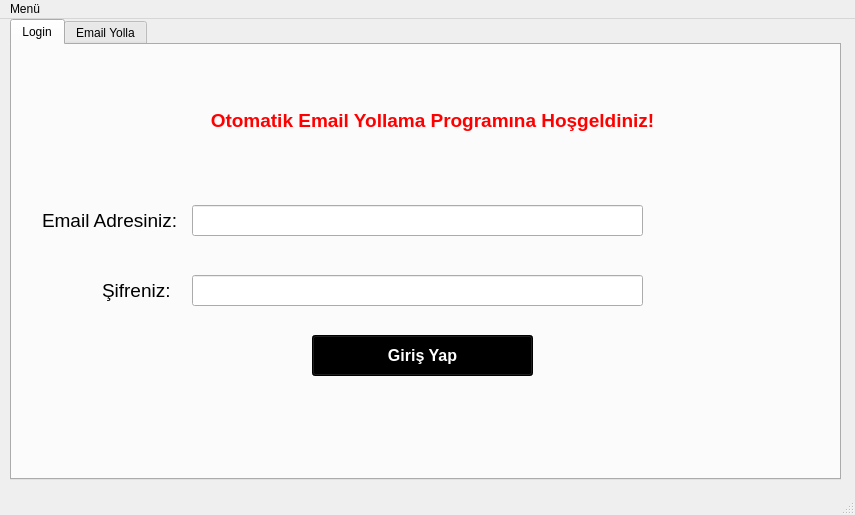
<?xml version="1.0" encoding="UTF-8"?>
<ui version="4.0">
 <class>MainWindow</class>
 <widget class="QMainWindow" name="MainWindow">
  <property name="geometry">
   <rect>
    <x>0</x>
    <y>0</y>
    <width>855</width>
    <height>515</height>
   </rect>
  </property>
  <property name="minimumSize">
   <size>
    <width>855</width>
    <height>515</height>
   </size>
  </property>
  <property name="maximumSize">
   <size>
    <width>855</width>
    <height>515</height>
   </size>
  </property>
  <property name="windowTitle">
   <string>MainWindow</string>
  </property>
  <widget class="QWidget" name="centralwidget">
   <widget class="QTabWidget" name="tabWidget">
    <property name="geometry">
     <rect>
      <x>10</x>
      <y>0</y>
      <width>831</width>
      <height>461</height>
     </rect>
    </property>
    <property name="minimumSize">
     <size>
      <width>0</width>
      <height>0</height>
     </size>
    </property>
    <property name="maximumSize">
     <size>
      <width>16777215</width>
      <height>16777215</height>
     </size>
    </property>
    <property name="currentIndex">
     <number>0</number>
    </property>
    <widget class="QWidget" name="tabLogin">
     <attribute name="title">
      <string>Login</string>
     </attribute>
     <widget class="QLabel" name="label">
      <property name="geometry">
       <rect>
        <x>30</x>
        <y>160</y>
        <width>141</width>
        <height>31</height>
       </rect>
      </property>
      <property name="font">
       <font>
        <pointsize>14</pointsize>
        <weight>50</weight>
        <bold>false</bold>
       </font>
      </property>
      <property name="text">
       <string>Email Adresiniz:</string>
      </property>
     </widget>
     <widget class="QLabel" name="label_2">
      <property name="geometry">
       <rect>
        <x>90</x>
        <y>230</y>
        <width>71</width>
        <height>31</height>
       </rect>
      </property>
      <property name="font">
       <font>
        <pointsize>14</pointsize>
        <weight>50</weight>
        <bold>false</bold>
       </font>
      </property>
      <property name="text">
       <string>Şifreniz:</string>
      </property>
     </widget>
     <widget class="QLabel" name="label_3">
      <property name="geometry">
       <rect>
        <x>180</x>
        <y>20</y>
        <width>481</width>
        <height>111</height>
       </rect>
      </property>
      <property name="font">
       <font>
        <pointsize>14</pointsize>
        <weight>75</weight>
        <bold>true</bold>
       </font>
      </property>
      <property name="styleSheet">
       <string notr="true">color : red;</string>
      </property>
      <property name="text">
       <string>Otomatik Email Yollama Programına Hoşgeldiniz!</string>
      </property>
      <property name="alignment">
       <set>Qt::AlignCenter</set>
      </property>
     </widget>
     <widget class="QPushButton" name="butonGirisYap">
      <property name="geometry">
       <rect>
        <x>300</x>
        <y>290</y>
        <width>221</width>
        <height>41</height>
       </rect>
      </property>
      <property name="font">
       <font>
        <pointsize>12</pointsize>
        <weight>75</weight>
        <bold>true</bold>
       </font>
      </property>
      <property name="styleSheet">
       <string notr="true">background-color : black;
color : white;
</string>
      </property>
      <property name="text">
       <string>Giriş Yap</string>
      </property>
     </widget>
     <widget class="QLabel" name="labelHata">
      <property name="geometry">
       <rect>
        <x>80</x>
        <y>360</y>
        <width>641</width>
        <height>61</height>
       </rect>
      </property>
      <property name="font">
       <font>
        <pointsize>11</pointsize>
        <weight>75</weight>
        <bold>true</bold>
       </font>
      </property>
      <property name="text">
       <string/>
      </property>
      <property name="alignment">
       <set>Qt::AlignCenter</set>
      </property>
     </widget>
     <widget class="QLineEdit" name="emailEdit">
      <property name="geometry">
       <rect>
        <x>180</x>
        <y>160</y>
        <width>451</width>
        <height>31</height>
       </rect>
      </property>
      <property name="text">
       <string/>
      </property>
      <property name="clearButtonEnabled">
       <bool>true</bool>
      </property>
     </widget>
     <widget class="QLineEdit" name="sifreEdit">
      <property name="geometry">
       <rect>
        <x>180</x>
        <y>230</y>
        <width>451</width>
        <height>31</height>
       </rect>
      </property>
      <property name="focusPolicy">
       <enum>Qt::StrongFocus</enum>
      </property>
      <property name="inputMethodHints">
       <set>Qt::ImhHiddenText</set>
      </property>
      <property name="inputMask">
       <string/>
      </property>
      <property name="text">
       <string/>
      </property>
      <property name="clearButtonEnabled">
       <bool>true</bool>
      </property>
     </widget>
    </widget>
    <widget class="QWidget" name="tabEmail">
     <attribute name="title">
      <string>Email Yolla</string>
     </attribute>
     <widget class="QWidget" name="verticalLayoutWidget">
      <property name="geometry">
       <rect>
        <x>10</x>
        <y>10</y>
        <width>151</width>
        <height>80</height>
       </rect>
      </property>
      <layout class="QVBoxLayout" name="verticalLayout">
       <item>
        <widget class="QLabel" name="label_5">
         <property name="font">
          <font>
           <pointsize>14</pointsize>
           <weight>75</weight>
           <bold>true</bold>
          </font>
         </property>
         <property name="text">
          <string>Kime :</string>
         </property>
         <property name="alignment">
          <set>Qt::AlignCenter</set>
         </property>
        </widget>
       </item>
       <item>
        <widget class="QLabel" name="label_6">
         <property name="font">
          <font>
           <pointsize>14</pointsize>
           <weight>75</weight>
           <bold>true</bold>
          </font>
         </property>
         <property name="text">
          <string>Konu :</string>
         </property>
         <property name="alignment">
          <set>Qt::AlignCenter</set>
         </property>
        </widget>
       </item>
      </layout>
     </widget>
     <widget class="QWidget" name="verticalLayoutWidget_2">
      <property name="geometry">
       <rect>
        <x>160</x>
        <y>10</y>
        <width>651</width>
        <height>80</height>
       </rect>
      </property>
      <layout class="QVBoxLayout" name="verticalLayout_2">
       <item>
        <widget class="QLineEdit" name="kimeMailEdit">
         <property name="minimumSize">
          <size>
           <width>0</width>
           <height>25</height>
          </size>
         </property>
        </widget>
       </item>
       <item>
        <widget class="QLineEdit" name="konuEdit">
         <property name="minimumSize">
          <size>
           <width>0</width>
           <height>25</height>
          </size>
         </property>
        </widget>
       </item>
      </layout>
     </widget>
     <widget class="QPlainTextEdit" name="mesajEdit">
      <property name="geometry">
       <rect>
        <x>10</x>
        <y>120</y>
        <width>801</width>
        <height>251</height>
       </rect>
      </property>
     </widget>
     <widget class="QLabel" name="label_7">
      <property name="geometry">
       <rect>
        <x>350</x>
        <y>90</y>
        <width>101</width>
        <height>31</height>
       </rect>
      </property>
      <property name="font">
       <font>
        <pointsize>13</pointsize>
        <weight>75</weight>
        <bold>true</bold>
       </font>
      </property>
      <property name="text">
       <string>Mesajınız:</string>
      </property>
     </widget>
     <widget class="QPushButton" name="pushGonder">
      <property name="geometry">
       <rect>
        <x>330</x>
        <y>390</y>
        <width>171</width>
        <height>23</height>
       </rect>
      </property>
      <property name="font">
       <font>
        <pointsize>10</pointsize>
        <weight>75</weight>
        <bold>true</bold>
       </font>
      </property>
      <property name="text">
       <string>Gönder!</string>
      </property>
     </widget>
     <widget class="QSpinBox" name="spinMesajSayisi">
      <property name="geometry">
       <rect>
        <x>280</x>
        <y>390</y>
        <width>42</width>
        <height>22</height>
       </rect>
      </property>
      <property name="minimum">
       <number>1</number>
      </property>
      <property name="maximum">
       <number>100</number>
      </property>
     </widget>
     <widget class="QLabel" name="label_8">
      <property name="geometry">
       <rect>
        <x>160</x>
        <y>390</y>
        <width>111</width>
        <height>20</height>
       </rect>
      </property>
      <property name="text">
       <string>Yollanacak Mail Adedi:</string>
      </property>
     </widget>
     <widget class="QLabel" name="labelGonderildi">
      <property name="geometry">
       <rect>
        <x>520</x>
        <y>390</y>
        <width>281</width>
        <height>16</height>
       </rect>
      </property>
      <property name="font">
       <font>
        <pointsize>9</pointsize>
       </font>
      </property>
      <property name="text">
       <string/>
      </property>
     </widget>
    </widget>
   </widget>
  </widget>
  <widget class="QMenuBar" name="menubar">
   <property name="geometry">
    <rect>
     <x>0</x>
     <y>0</y>
     <width>855</width>
     <height>21</height>
    </rect>
   </property>
   <widget class="QMenu" name="menu_k_Yap">
    <property name="title">
     <string>Menü</string>
    </property>
    <addaction name="aksiyonCikisYap"/>
   </widget>
   <addaction name="menu_k_Yap"/>
  </widget>
  <widget class="QStatusBar" name="statusbar"/>
  <action name="aksiyonCikisYap">
   <property name="text">
    <string>Çıkış Yap</string>
   </property>
   <property name="shortcut">
    <string>Ctrl+Q</string>
   </property>
  </action>
 </widget>
 <resources/>
 <connections/>
</ui>
